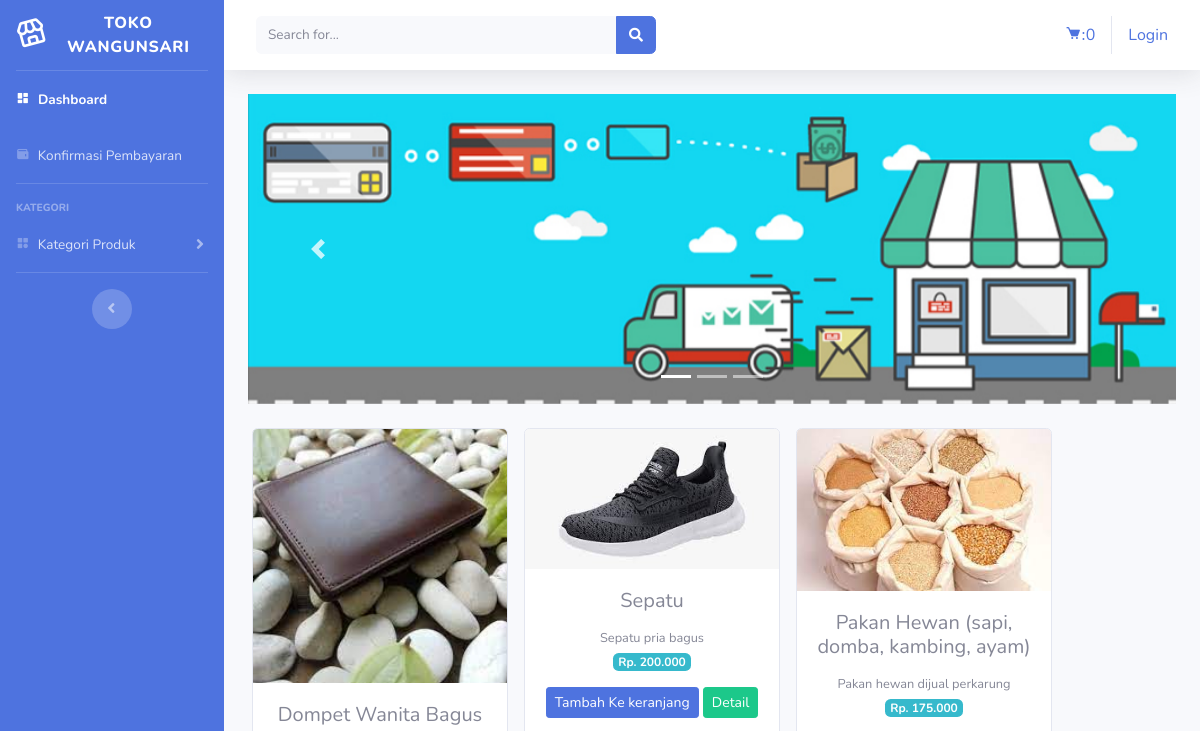
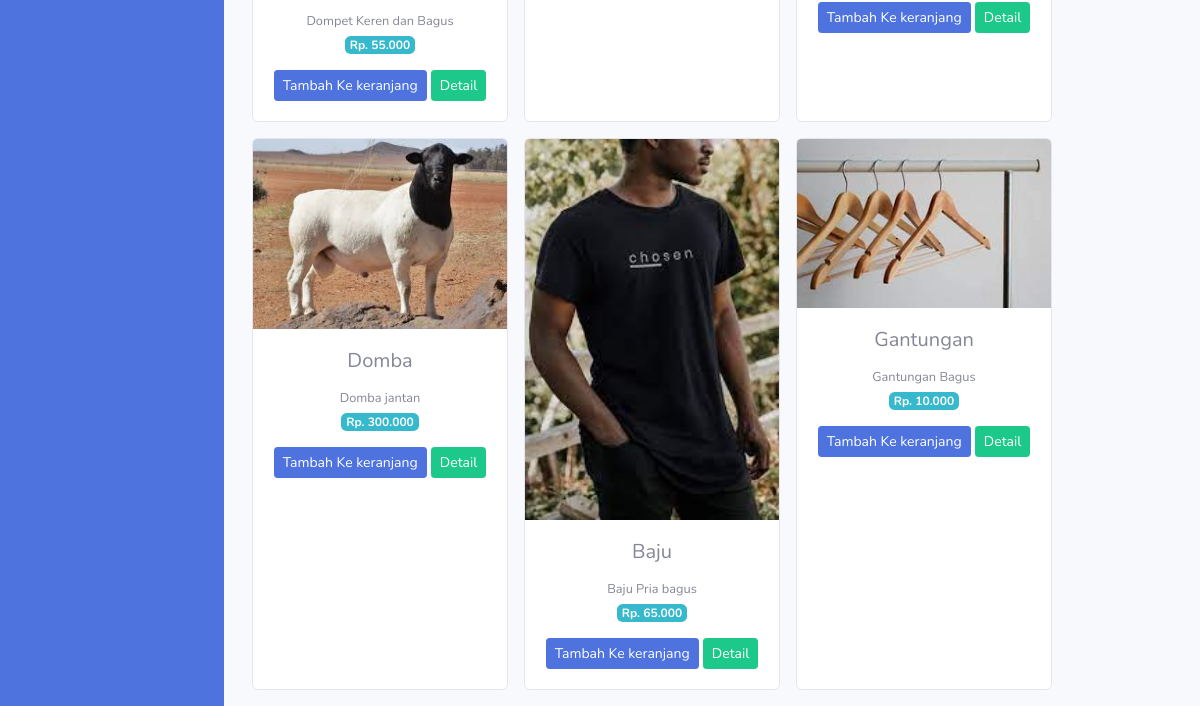
Before: / with the older database file (2 pictures, top to bottom).
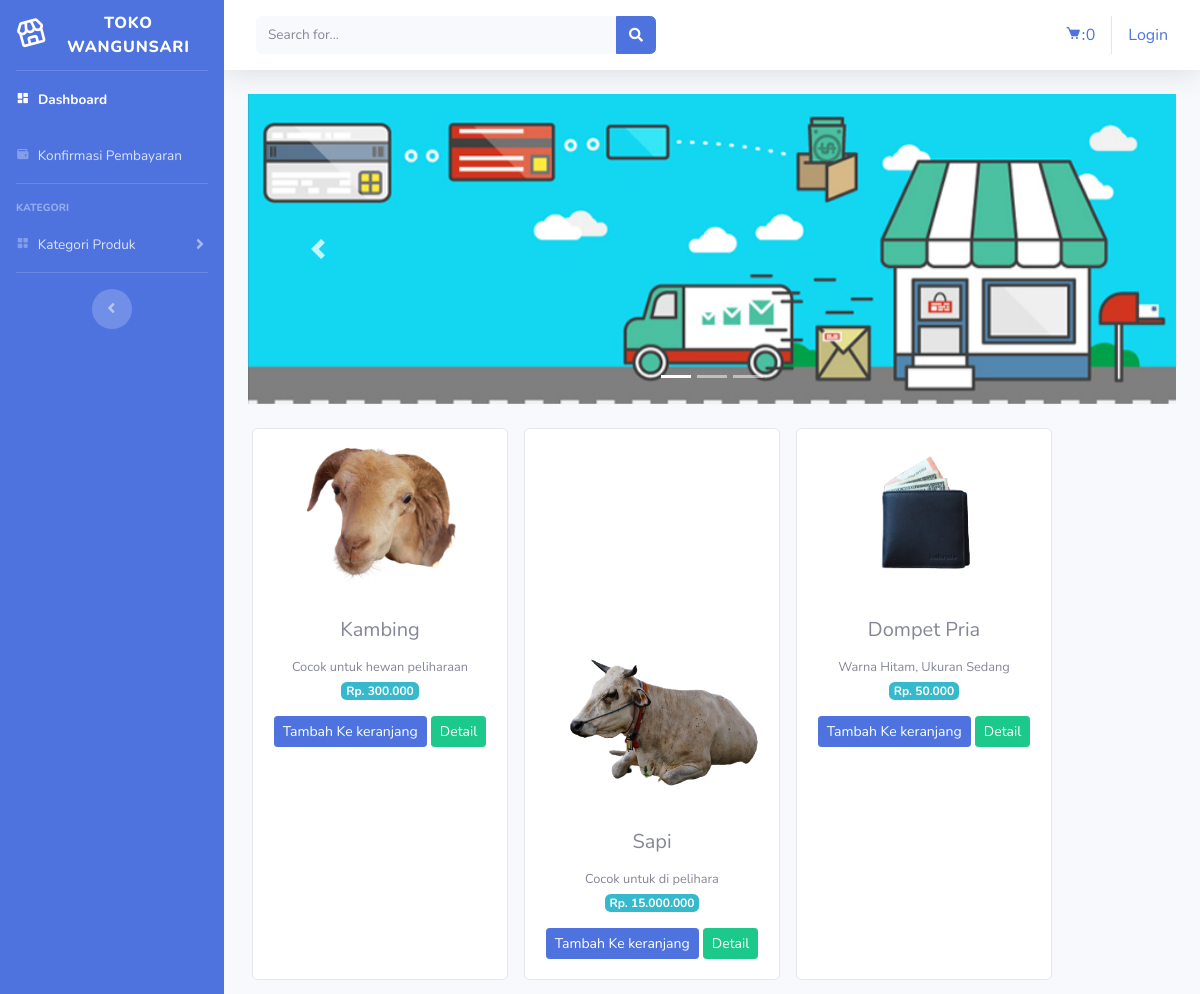
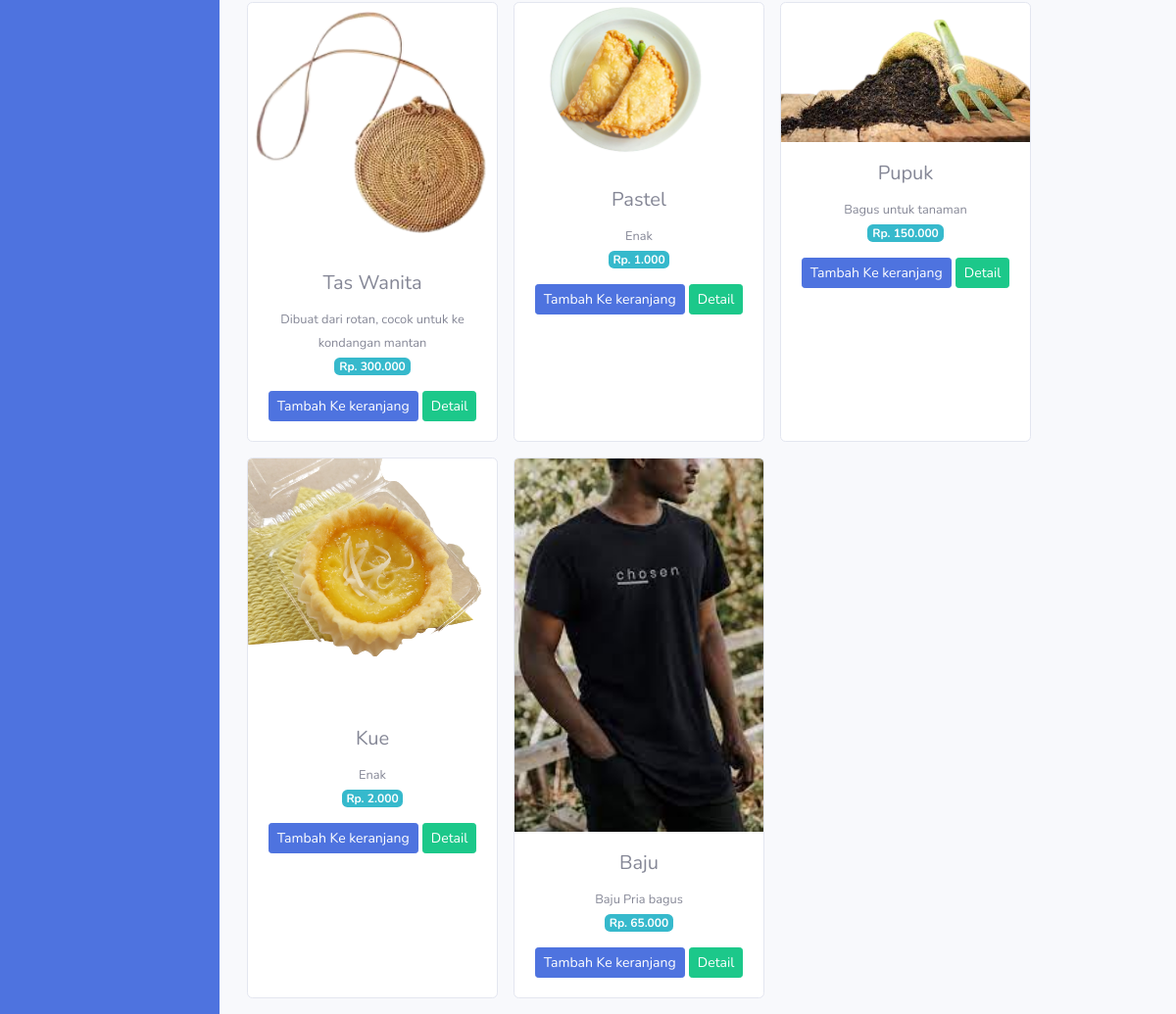
After: the same page with the newer database file (2 pictures, top to bottom).
### tables this page shows
CREATE TABLE `tb_produk` (
  `id_brg` int(11) NOT NULL,
  `kategori_id` int(11) NOT NULL,
  `nama_brg` varchar(120) NOT NULL,
  `keterangan` text NOT NULL,
  `kategori` varchar(70) NOT NULL,
  `harga` int(11) NOT NULL,
  `stok` int(5) NOT NULL,
  `gambar` text NOT NULL
);

### application/controllers/Welcome.php (called while the page is built, shortened)
<?php
class Welcome extends CI_Controller
{
	public function index()
	{
		$data['produk'] = $this->model_produk->tampil_data()->result();
		$this->load->view('admin/template/header');
		$this->load->view('admin/template/sidebar');
		$this->load->view('admin/dasboard', $data);
		$this->load->view('admin/template/footer');
	}
}

### index.php (called while the page is built, shortened)
<?php
require_once BASEPATH.'core/CodeIgniter.php';

### application/models/model_produk.php (called while the page is built, shortened)
<?php
class Model_produk extends CI_Model
{
    public function tampil_data()
    {
        return $this->db->get('tb_produk');
    }
}

### application/views/admin/dasboard.php (the view, shortened to what this page needs)
<div class="container-fluid">
    <div id="carouselExampleIndicators" class="carousel slide" data-ride="carousel">
        <ol class="carousel-indicators">
            <li data-target="#carouselExampleIndicators" data-slide-to="0" class="active"></li>
            <li data-target="#carouselExampleIndicators" data-slide-to="1"></li>
            <li data-target="#carouselExampleIndicators" data-slide-to="2"></li>
        </ol>
        <div class="carousel-inner">
            <div class="carousel-item active">
                <img src="<?= base_url('assets/img/slider1.jpg') ?>" class="d-block w-100" alt="...">
            </div>
        </div>
        <a class="carousel-control-prev" role="button" href="#carouselExampleIndicators" data-slide="prev">
        </a>
        <a class="carousel-control-prev" role="button" href="#carouselExampleIndicators" data-slide="prev">
            <span class="carousel-control-prev-icon" aria-hidden="true"></span>
        </a>
    </div>
    <div class="row text-center mt-4">
        <?php foreach ($produk as $pdk) : ?>
            <div class="card ml-3 mb-3" style="width: 16rem;">
                <img src="<?= base_url() . '/upload/' . $pdk->gambar ?>" class="card-img-top" alt="...">
                <div class="card-body">
                    <h5 class="card-title"><?= $pdk->nama_brg ?></h5>
                    <small><?= $pdk->keterangan ?></small><br>
                    <span class="badge badge-info mb-3">Rp. <?= number_format($pdk->harga, 0, ',', '.')  ?></span>
                    <?= anchor('dasboard/tambah_keranjang/' . $pdk->id_brg, '<div class="btn btn-primary btn-sm">Tambah Ke keranjang</div>') ?>
                    <?= anchor('dasboard/detail_produk/' . $pdk->id_brg, '<div class="btn btn-success btn-sm">Detail</div>') ?>
                </div>
            </div>
        <?php endforeach; ?>
    </div>
</div>

### application/views/admin/template/header.php (shortened to what this page needs)
<!DOCTYPE html>
<html lang="en">
<head>
    <link href=" <?php echo base_url() ?>assets/vendor/fontawesome-free/css/all.min.css" rel="stylesheet" type="text/css">
    <link href='https://unpkg.com/boxicons@2.1.4/css/boxicons.min.css' rel='stylesheet'>
    <link href="<?php echo base_url() ?>assets/css/sb-admin-2.min.css" rel="stylesheet">
</head>

### application/views/admin/template/sidebar.php (shortened to what this page needs)
<body id="page-top">
    <div id="wrapper">
        <ul class="navbar-nav bg-primary sidebar sidebar-dark accordion" id="accordionSidebar">
            <a class="sidebar-brand d-flex align-items-center justify-content-center" href="<?= base_url('dasboard') ?>">
                <div class="sidebar-brand-icon rotate-n-15">
                    <i class='bx bx-store'></i>
                </div>
                <div class="sidebar-brand-text mx-3">TOKO WANGUNSARI</div>
            </a>
            <hr class="sidebar-divider my-0">
            <li class="nav-item active">
                <a class="nav-link" href="<?= base_url('dasboard') ?>">
                    <i class='bx bxs-dashboard'></i>
                    <span>Dashboard</span></a>
            </li>
            <li class="nav-item">
                <a class="nav-link" href="<?= base_url('Konfirmasi/proses_konfirmasi') ?>">
                    <i class='bx bxs-wallet'></i>
                    <span>Konfirmasi Pembayaran</span></a>
            </li>
            <hr class="sidebar-divider">
            <div class="sidebar-heading">
                Kategori
            </div>
            <li class="nav-item">
                <a class="nav-link collapsed" href="#" data-toggle="collapse" data-target="#collapseUtilities" aria-expanded="true" aria-controls="collapseUtilities">
                    <i class='bx bxs-category'></i>
                    <span>Kategori Produk</span>
                </a>
            </li>
            <hr class="sidebar-divider d-none d-md-block">
            <div class="text-center d-none d-md-inline">
                <button class="rounded-circle border-0" id="sidebarToggle"></button>
            </div>
        </ul>
        <div id="content-wrapper" class="d-flex flex-column">
            <div id="content">
                <nav class="navbar navbar-expand navbar-light bg-white topbar mb-4 static-top shadow">
                    <form class="d-none d-sm-inline-block form-inline mr-auto ml-md-3 my-2 my-md-0 mw-100 navbar-search">
                        <div class="input-group">
                            <input type="text" class="form-control bg-light border-0 small" placeholder="Search for..." aria-label="Search" aria-describedby="basic-addon2">
                            <div class="input-group-append">
                                <button class="btn btn-primary" type="button">
                                    <i class="fas fa-search fa-sm"></i>
                                </button>
                            </div>
                        </div>
                    </form>
                    <ul class="navbar-nav ml-auto">
                        <div class="navbar">
                            <ul class="nav navbar-nav navbar-right">
                                <li>
                                    <?php
                                    $keranjang = '<i class= "bx bxs-cart" >: </i>' . $this->cart->total_items() .  ''
                                    ?>
                                    <?= anchor('dasboard/detail_keranjang', $keranjang) ?>
                                </li>
                            </ul>
                            <ul class="nav navbar-nav navbar-right">
                                <?php if ($this->session->userdata('username')) {
                                ?>
                                    <li>Selamat Datang <?= $this->session->userdata('username') ?></li>
                                    <li class="ml-3"><?= anchor('auth/logout', 'Logout');  ?></li>
                                <?php  } else { ?>
                                    <li><?= anchor('auth/login', 'Login'); ?></li>
                                <?php }  ?>
                            </ul>
                        </div>
                    </ul>
                </nav>

### application/views/admin/template/footer.php (shortened to what this page needs)
</body>
</html>

Changed rows visible on the page:
removed tb_produk: gambar (picture), nama_brg "Dompet Wanita Bagus", keterangan "Dompet Keren dan Bagus", harga "55.000", id_brg "Tambah Ke keranjang", id_brg "Detail"
removed tb_produk: gambar (picture), nama_brg "Sepatu", keterangan "Sepatu pria bagus", harga "200.000", id_brg "Tambah Ke keranjang", id_brg "Detail"
removed tb_produk: gambar (picture), nama_brg "Pakan Hewan (sapi, domba, kambing, ayam)", keterangan "Pakan hewan dijual perkarung", harga "175.000", id_brg "Tambah Ke keranjang", id_brg "Detail"
removed tb_produk: gambar (picture), nama_brg "Domba", keterangan "Domba jantan", harga "300.000", id_brg "Tambah Ke keranjang", id_brg "Detail"
removed tb_produk: gambar (picture), nama_brg "Gantungan", keterangan "Gantungan Bagus", harga "10.000", id_brg "Tambah Ke keranjang", id_brg "Detail"
added tb_produk: gambar (picture), nama_brg "Kambing", keterangan "Cocok untuk hewan peliharaan", harga "300.000", id_brg "Tambah Ke keranjang", id_brg "Detail"
added tb_produk: gambar (picture), nama_brg "Sapi", keterangan "Cocok untuk di pelihara", harga "15.000.000", id_brg "Tambah Ke keranjang", id_brg "Detail"
added tb_produk: gambar (picture), nama_brg "Dompet Pria", keterangan "Warna Hitam, Ukuran Sedang", harga "50.000", id_brg "Tambah Ke keranjang", id_brg "Detail"
added tb_produk: gambar (picture), nama_brg "Tas Wanita", keterangan "Dibuat dari rotan, cocok untuk ke kondangan mantan", harga "300.000", id_brg "Tambah Ke keranjang", id_brg "Detail"
added tb_produk: gambar (picture), nama_brg "Pastel", keterangan "Enak", harga "1.000", id_brg "Tambah Ke keranjang", id_brg "Detail"
added tb_produk: gambar (picture), nama_brg "Pupuk", keterangan "Bagus untuk tanaman", harga "150.000", id_brg "Tambah Ke keranjang", id_brg "Detail"
added tb_produk: gambar (picture), nama_brg "Kue", keterangan "Enak", harga "2.000", id_brg "Tambah Ke keranjang", id_brg "Detail"
